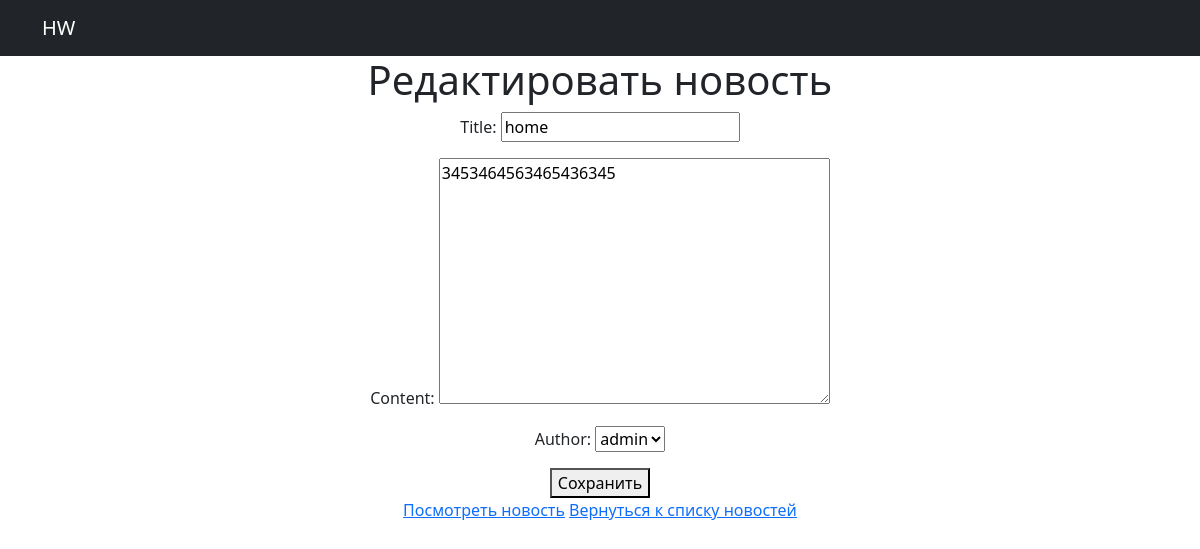
Screenshot of /news/3/edit/ with the database file from the repository.
### news/models.py (models this page shows, shortened)
class News(models.Model):
    title = models.CharField(max_length=200)
    content = models.TextField()
    pub_date = models.DateTimeField(auto_now_add=True)
    author = models.ForeignKey(User, on_delete=models.CASCADE, default=1)

### news/views.py (the view)
# urls.py: path('<int:pk>/edit/', views.news_edit, name='news_edit'),
def news_edit(request, pk):
    news = get_object_or_404(News, pk=pk)
    if request.method == 'POST':
        form = NewsForm(request.POST, instance=news)
        if form.is_valid():
            news = form.save()
            return redirect('news:news_detail', pk=news.pk)
    else:
        form = NewsForm(instance=news)
    return render(request, 'news_edit.html', {'form': form, 'news': news})

### news/forms.py
class NewsForm(forms.ModelForm):
    class Meta:
        model = News
        fields = ['title', 'content', 'author']

### news/templates/news_edit.html (shortened to what this page needs)
{% extends 'default.html' %}
{% load custom_filters %}
{% block content %}
    <h1>Редактировать новость</h1>
  <form method="post">
    {{ form.as_p }}
    <button type="submit">Сохранить</button>
  </form>
   <a href="{% url 'news:news_detail' pk=news.pk %}">Посмотреть новость</a>
  <a href="{% url 'news:news_list' %}">Вернуться к списку новостей</a>
{% endblock %}

### rows the page displays
News: title "home", content "3453464563465436345", author "admin"
